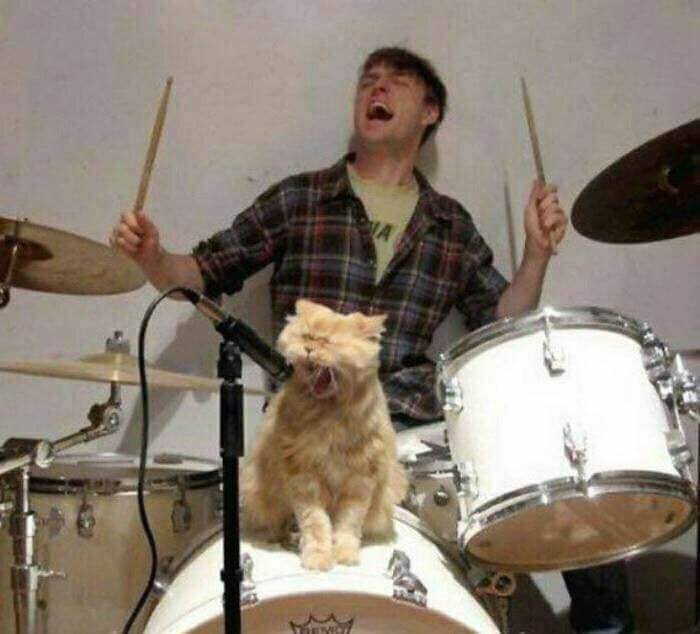
#> input picture myimage.jpg, 700 x 634 px
$ python main.py
#> lines starting #> are read from the running program, lines starting #| are printed output that depends on the picture
import numpy as np
import cv2

def valid(x):
    if x==None:
        print("variable not set")


def dummy(val):
    pass


identity_kernel = np.array([[0,0,0],[0,1,0],[0,0,0]])
sharpen_kernel = np.array([[0,-1,0],[-1,5,-1],[0,-1,0]])
gaussian_kernel1 = cv2.getGaussianKernel(3,0)
gaussian_kernel2 = cv2.getGaussianKernel(5,0)
box_kernel = np.array([[1,1,1],[1,1,1],[1,1,1]], np.float32)/9.0


kernels = [identity_kernel, sharpen_kernel, gaussian_kernel1, gaussian_kernel2, box_kernel]

cv2.namedWindow("MyApp")
img_original = cv2.imread("myimage.jpg")
#> img_original is the input picture: shape (634, 700, 3); mean B, G, R 112.8, 125.2, 136.3
img_modify = img_original.copy()

img_gray_original = cv2.cvtColor(img_original, cv2.COLOR_BGR2GRAY)
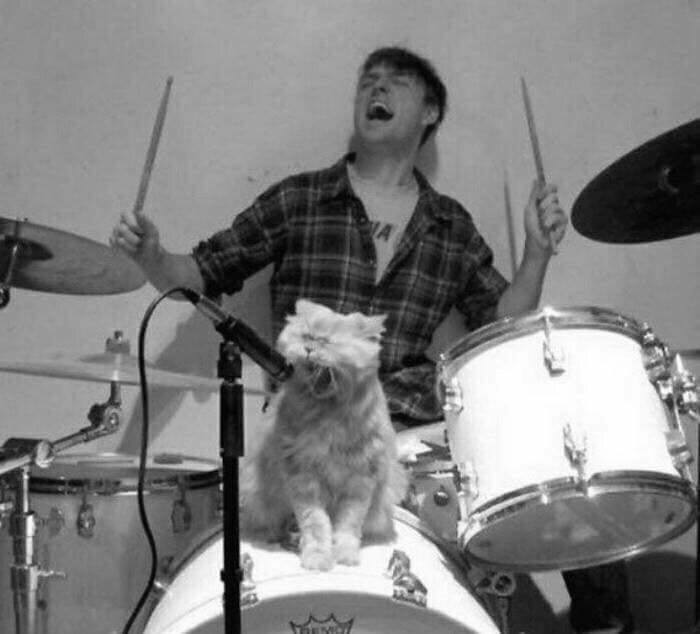
#> img_gray_original: shape (634, 700); min 0, max 255, mean 127.1
img_gray_modify = img_gray_original.copy()

cv2.createTrackbar("contrast", "MyApp", 1, 100, dummy)
cv2.createTrackbar("brightness", "MyApp", 50, 100, dummy)
cv2.createTrackbar("filter", "MyApp", 0, len(kernels)-1, dummy)
cv2.createTrackbar("grayscale", "MyApp", 0, 1, dummy)

count = 1

while True:
    grayscale = cv2.getTrackbarPos("grayscale", "MyApp")
    if grayscale == 0:
        cv2.imshow("MyApp", img_modify)
    else:
        cv2.imshow("MyApp", img_gray_modify)


    k = cv2.waitKey(1) & 0xFF #?
#> (key q is pressed here)
    if k == ord('q'): # takes the asci code of q
        break
    elif k == ord('s'):
        if grayscale == 0:
            cv2.imwrite('output%d.png' %count, img_modify)
        else:
            cv2.imwrite('output%d.png' %count, img_gray_modify)
        count += 1

    contrast = cv2.getTrackbarPos("contrast", "MyApp")
    brightness = cv2.getTrackbarPos("brightness", "MyApp")
    filter = cv2.getTrackbarPos("filter", "MyApp")

    img_modify = cv2.filter2D(img_original, -1, kernels[filter])
    img_modify = cv2.addWeighted(img_modify, contrast, np.zeros(img_original.shape, dtype=img_original.dtype), 0, brightness-50) #img (I1), contrast, I2, b, G (I'= a*I1 + bI2 + G)

    img_gray_modify = cv2.filter2D(img_gray_original, -1, kernels[filter])
    img_gray_modify = cv2.addWeighted(img_gray_modify, contrast, np.zeros(img_gray_original.shape, dtype=img_gray_original.dtype), 0, brightness-50) #img (I1), contrast, I2, b, G (I'= a*I1 + bI2 + G)

cv2.destroyAllWindows()


"""
img = cv2.imread("myimage.jpg")
valid(img)

gray = cv2.cvtColor(img, cv2.COLOR_BGR2GRAY)

cb_img = cv2.addWeighted(img, 4, np.zeros(img.shape, dtype=img.dtype), 0, 100) #img (I1), contrast, I2, b, G (I'= a*I1 + bI2 + G)

#print img.shape

K = np.array([
    [0, -1, 0],
    [-1, 5,-1],
    [0, -1, 0]
])#sharpening

convolved = cv2.filter2D(img, -1, K)

cv2.imshow("myWindowName",img)
#cv2.imshow("myWindowNameGray",gray)
#cv2.imshow("myWindowNameContrast",cb_img)
cv2.imshow("myWindowNameConvolved",convolved)
cv2.waitKey(0) # take how long it will wait, or 0 for ever until pressing a key
cv2.destroyAllWindows()
"""
